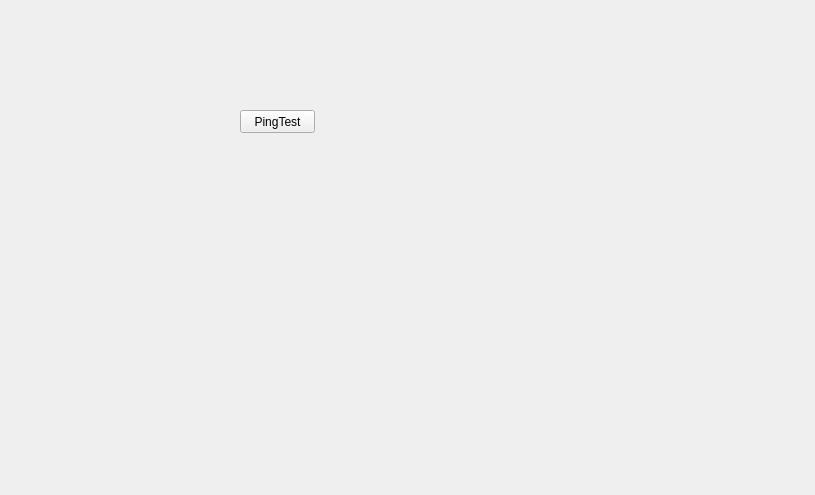
<?xml version="1.0" encoding="UTF-8"?>
<ui version="4.0">
 <class>DebugInfoNetworkWidget</class>
 <widget class="QWidget" name="DebugInfoNetworkWidget">
  <property name="geometry">
   <rect>
    <x>0</x>
    <y>0</y>
    <width>815</width>
    <height>495</height>
   </rect>
  </property>
  <property name="windowTitle">
   <string>DebugInfoNetworkWidget</string>
  </property>
  <widget class="QPushButton" name="pushButton">
   <property name="geometry">
    <rect>
     <x>240</x>
     <y>110</y>
     <width>75</width>
     <height>23</height>
    </rect>
   </property>
   <property name="text">
    <string>PingTest</string>
   </property>
  </widget>
 </widget>
 <layoutdefault spacing="6" margin="11"/>
 <resources/>
 <connections/>
</ui>
